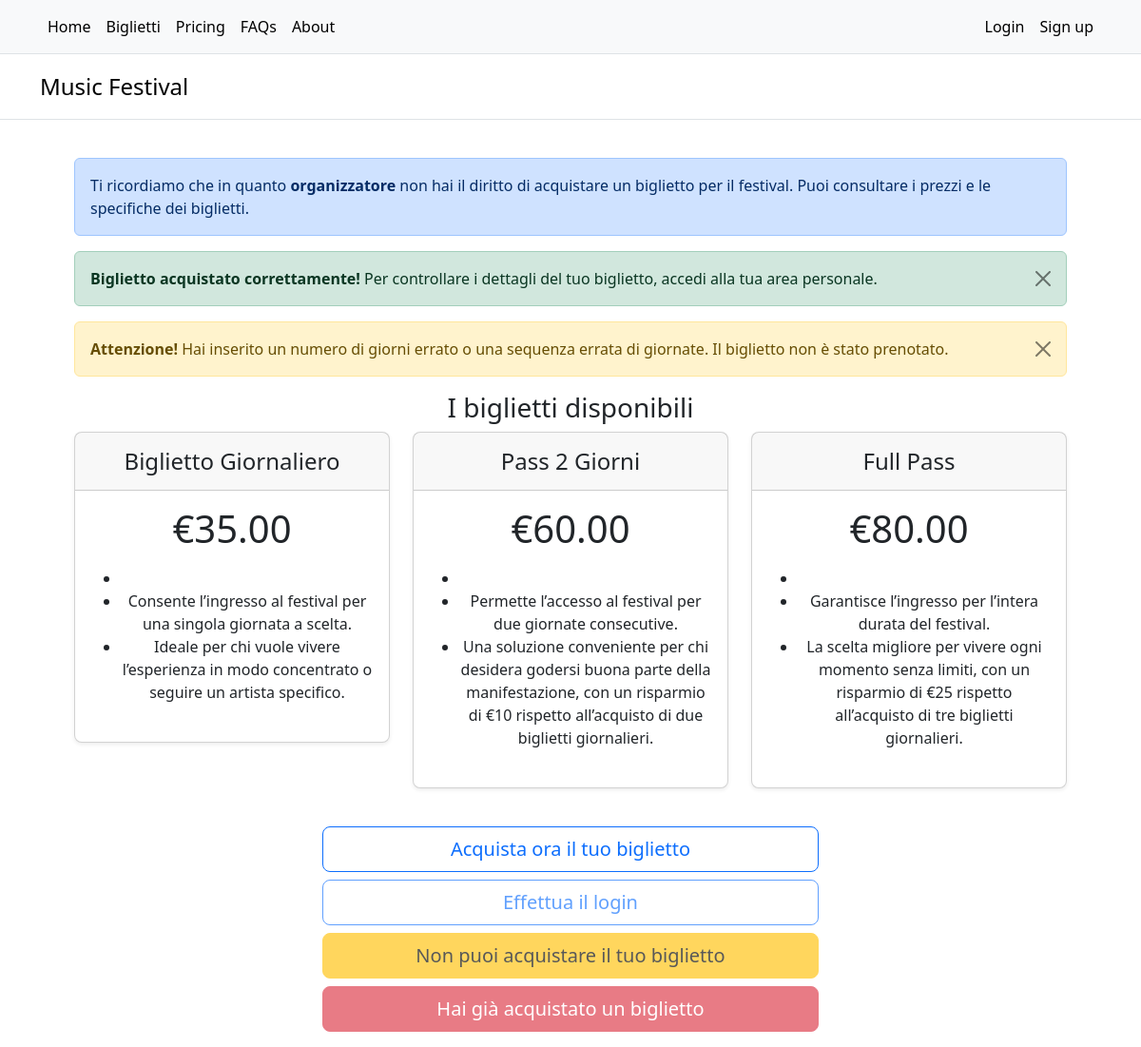
The page /biglietti on the database its author committed.
### tables this page shows
CREATE TABLE "TicketTypes" (
	"ID"	INTEGER,
	"Name"	TEXT NOT NULL UNIQUE,
	"NoOfDays"	INTEGER NOT NULL,
	"Description"	TEXT NOT NULL,
	"Cost"	TEXT NOT NULL,
	PRIMARY KEY("ID" AUTOINCREMENT)
);

### app.py (the view)
@app.route("/biglietti")
def tickets():
    tickets = dbPackage.dbTicketTypes.getTicketTypes()
    return render_template("tickets.html", tickets=tickets)

### dbPackage/dbTicketTypes.py (called while the page is built)
def formattedDescription(results):
    formatted = []
    for result in results:
        new_tuple = result[:3] + (result[3].split("-"),) + result[4:]
        formatted.append(new_tuple)
    return formatted

def getTicketTypes():
    sql = "SELECT * FROM TicketTypes"
    conn = sqlite3.connect(DATABASE)
    conn.row_factory = sqlite3.Row
    cursor = conn.cursor()
    cursor.execute(sql)
    ticketTypes = formattedDescription(cursor.fetchall())
    cursor.close()
    conn.close()
    return ticketTypes

### templates/tickets.html (shortened to what this page needs)
{% extends "base.html" %} {% block content %}
<div class="alert alert-primary" role="alert">
  Ti ricordiamo che in quanto <strong>organizzatore</strong> non hai il diritto
  di acquistare un biglietto per il festival. Puoi consultare i prezzi e le
  specifiche dei biglietti.
</div>
<div
  class="alert alert-success alert-dismissible fade show d-flex align-items-center"
  role="alert"
>
  <div>
    <strong>Biglietto acquistato correttamente!</strong>
    Per controllare i dettagli del tuo biglietto, accedi alla tua area
    personale.
  </div>
  <button
    type="button"
    class="btn-close ms-auto"
    data-bs-dismiss="alert"
    aria-label="Close"
  ></button>
</div>
<div
  class="alert alert-warning alert-dismissible fade show d-flex align-items-center"
  role="alert"
>
  <div>
    <strong>Attenzione!</strong>
    Hai inserito un numero di giorni errato o una sequenza errata di giornate.
    Il biglietto non è stato prenotato.
  </div>
  <button
    type="button"
    class="btn-close ms-auto"
    data-bs-dismiss="alert"
    aria-label="Close"
  ></button>
</div>
<header
  id="header_numeri"
  class="d-flex justify-content-center align-items-center"
>
  <h3>I biglietti disponibili</h3>
</header>
<div class="row row-cols-1 row-cols-md-3 mb-3 text-center">
  {% for ticket in tickets %}
  <div class="col">
    <div class="card mb-4 rounded-3 shadow-sm">
      <div class="card-header py-3">
        <h4 class="my-0 fw-normal">{{ ticket[1] | e}}</h4>
      </div>
      <div class="card-body">
        <h1 class="card-title pricing-card-title">€{{ticket[4] | e}}</h1>
        <ul class="list mt-3 mb-4">
          {% for point in ticket[3]%}
          <li>{{point | e}}</li>
          {% endfor %}
        </ul>
      </div>
    </div>
  </div>
  {% endfor %}
</div>
<div class="d-grid gap-2 col-12 col-md-6 mx-auto">
  {% if not ticketBooked %}
  <button
    type="button"
    class="btn btn-lg btn-outline-primary w-100"
    data-bs-toggle="modal"
    data-bs-target="#bookingModal"
  >
    Acquista ora il tuo biglietto
  </button>
  {% endif %}
  <button type="button" class="btn disabled btn-lg btn-outline-primary w-100">
    Effettua il login
  </button>
  <button type="button" class="btn disabled btn-lg btn-warning w-100">
    Non puoi acquistare il tuo biglietto
  </button>
  <button type="button" class="btn disabled btn-lg btn-danger w-100">
    Hai già acquistato un biglietto
  </button>
</div>
{% endblock %}

### templates/base.html (shortened to what this page needs)
<!DOCTYPE html>
<html lang="it">
  <head>
    <link
      href="https://cdn.jsdelivr.net/npm/bootstrap@5.3.5/dist/css/bootstrap.min.css"
      rel="stylesheet"
    />
    <link
      rel="stylesheet"
      href="{{ url_for('static', filename='css/style.css') }}"
    />
  </head>
  <body>
    <nav class="py-2 bg-body-tertiary border-bottom">
      <div class="container d-flex flex-wrap">
        <ul class="nav me-auto">
          <li class="nav-item">
            <a
              href="{{ url_for('home') }}"
              class="nav-link link-body-emphasis px-2 active"
              aria-current="page"
              >Home</a
            >
          </li>
          <li class="nav-item">
            <a
              href="{{ url_for('tickets') }}"
              class="nav-link link-body-emphasis px-2"
              >Biglietti</a
            >
          </li>
          <li class="nav-item">
            <a href="#" class="nav-link link-body-emphasis px-2">Pricing</a>
          </li>
          <li class="nav-item">
            <a href="#" class="nav-link link-body-emphasis px-2">FAQs</a>
          </li>
          <li class="nav-item">
            <a href="#" class="nav-link link-body-emphasis px-2">About</a>
          </li>
        </ul>
        <ul class="nav">
          <li class="nav-item">
            <a href="#" class="nav-link link-body-emphasis px-2">Login</a>
          </li>
          <li class="nav-item">
            <a href="#" class="nav-link link-body-emphasis px-2">Sign up</a>
          </li>
        </ul>
      </div>
    </nav>
    <header class="py-3 mb-4 border-bottom">
      <div class="container d-flex flex-wrap justify-content-center">
        <a
          href="/"
          class="d-flex align-items-center mb-3 mb-lg-0 me-lg-auto link-body-emphasis text-decoration-none"
        >
          <span class="fs-4">Music Festival</span>
        </a>
      </div>
    </header>
    <div class="container px-5 py-3">{% block content %} {% endblock %}</div>
  </body>
</html>

### rows shown on the page
TicketTypes: Name "Biglietto Giornaliero", Cost "35.00", point "Consente l’ingresso al festival per una singola giornata a scelta." "Ideale per chi vuole vivere l’esperienza in modo concentrato o seguire un artista specifico."
TicketTypes: Name "Pass 2 Giorni", Cost "60.00", point "Permette l’accesso al festival per due giornate consecutive." "Una soluzione conveniente per chi desidera godersi buona parte della manifestazione, con un risparmio di €10 rispetto all’acquisto di due biglietti giornalieri."
TicketTypes: Name "Full Pass", Cost "80.00", point "Garantisce l’ingresso per l’intera durata del festival." "La scelta migliore per vivere ogni momento senza limiti, con un risparmio di €25 rispetto all’acquisto di tre biglietti giornalieri."
